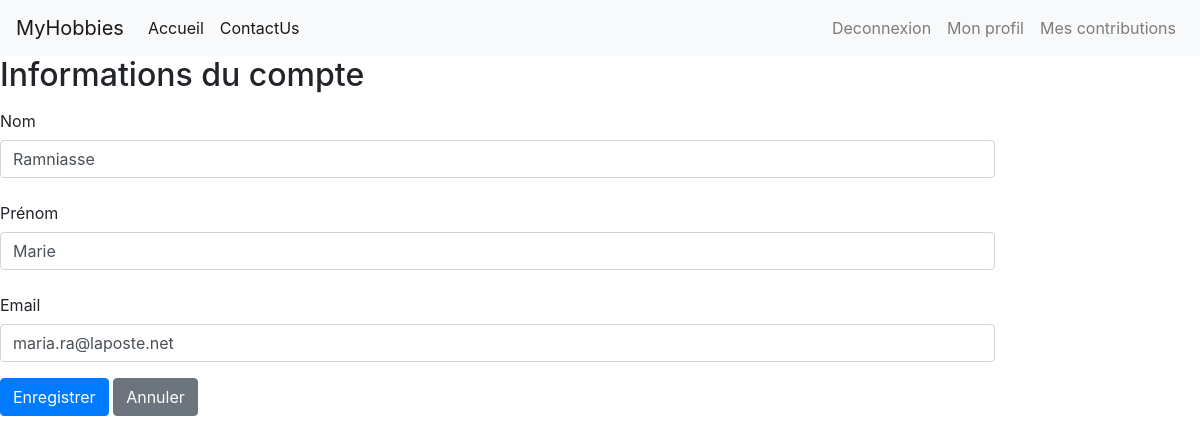
Page /projet-web-equipe-2/LAMP/?action=profile (signed in) on the committed database.
### tables this page shows
CREATE TABLE `Users` (
  `userID` int(11) NOT NULL AUTO_INCREMENT PRIMARY KEY,
  `banned` BOOLEAN,
  `status` INT NOT NULL,
  `first_name` varchar(100) NOT NULL,
  `last_name` varchar(100) NOT NULL,
  `email` varchar(320) NOT NULL,
  `password_hash` varchar(1024) NOT NULL
);

### Index.php (called while the page is built, shortened)
<?php
    $myResource = new Router();
    $myResource->routeRequest();
?>

### model/User.php (called while the page is built, shortened)
<?php
class User
{
    protected $last_name;
    protected $first_name;
    protected $email;
    public function getLastName()
    {
        return $this->last_name;
    }
    public function getFirstName()
    {
        return $this->first_name;
    }
    public function getEmail()
    {
        return $this->email;
    }
    public function getUserInfo($userID)
    {
        $pdo = DBConfig::openConnection();
        $query = $pdo->prepare('SELECT first_name, last_name, email, password_hash, status FROM Users WHERE userID = :userID');
        $query->bindValue(':userID', $userID, PDO::PARAM_INT);
        $query->execute();
        $data = $query->fetch();
        $this->last_name = $data['last_name'];
        $this->first_name = $data['first_name'];
        $this->email = $data['email'];
    }
}

### view/profileView.php (the view, shortened to what this page needs)
<h2>Informations du compte</h2>
<form role="form" method="post" action="?action=updateProfile">
    <div class="form-group row">
        <label for="lastname" class="col-sm-2 col-lg-6 col-form-label">Nom</label>
        <div class="col-sm-10">
            <input type="text" class="form-control" id="lastname" name="lastname" value=<?php echo $this->user->getLastName() ?>>
        </div>
    </div>
    <div class="form-group row">
        <label for="firstname" class="col-sm-2 col-lg-6 col-form-label">Prénom</label>
        <div class="col-sm-10">
            <input type="text" class="form-control" id="firstname" name="firstname" value=<?php echo $this->user->getFirstName() ?>>
        </div>
    </div>
    <div class="form-group row">
        <label for="email" class="col-sm-2 col-lg-6 col-form-label">Email</label>
        <div class="col-sm-10">
            <input type="email" class="form-control" id="inputEmail" name="email" value="<?php echo $this->user->getEmail() ?>">
        </div>
    </div>
    <div class="form-group row">
        <div class="col-sm-10 col-lg-6">
            <input type="submit" value="Enregistrer" name="submit" class="btn btn-primary" />
            <input type="reset" value="Annuler" name="cancel" class="btn btn-secondary" />
        </div>
    </div>
</form>
<?php require('template.php'); ?>

### rows in the picture
users: lastname "Ramniasse", firstname "Marie", email "maria.ra@laposte.net"
